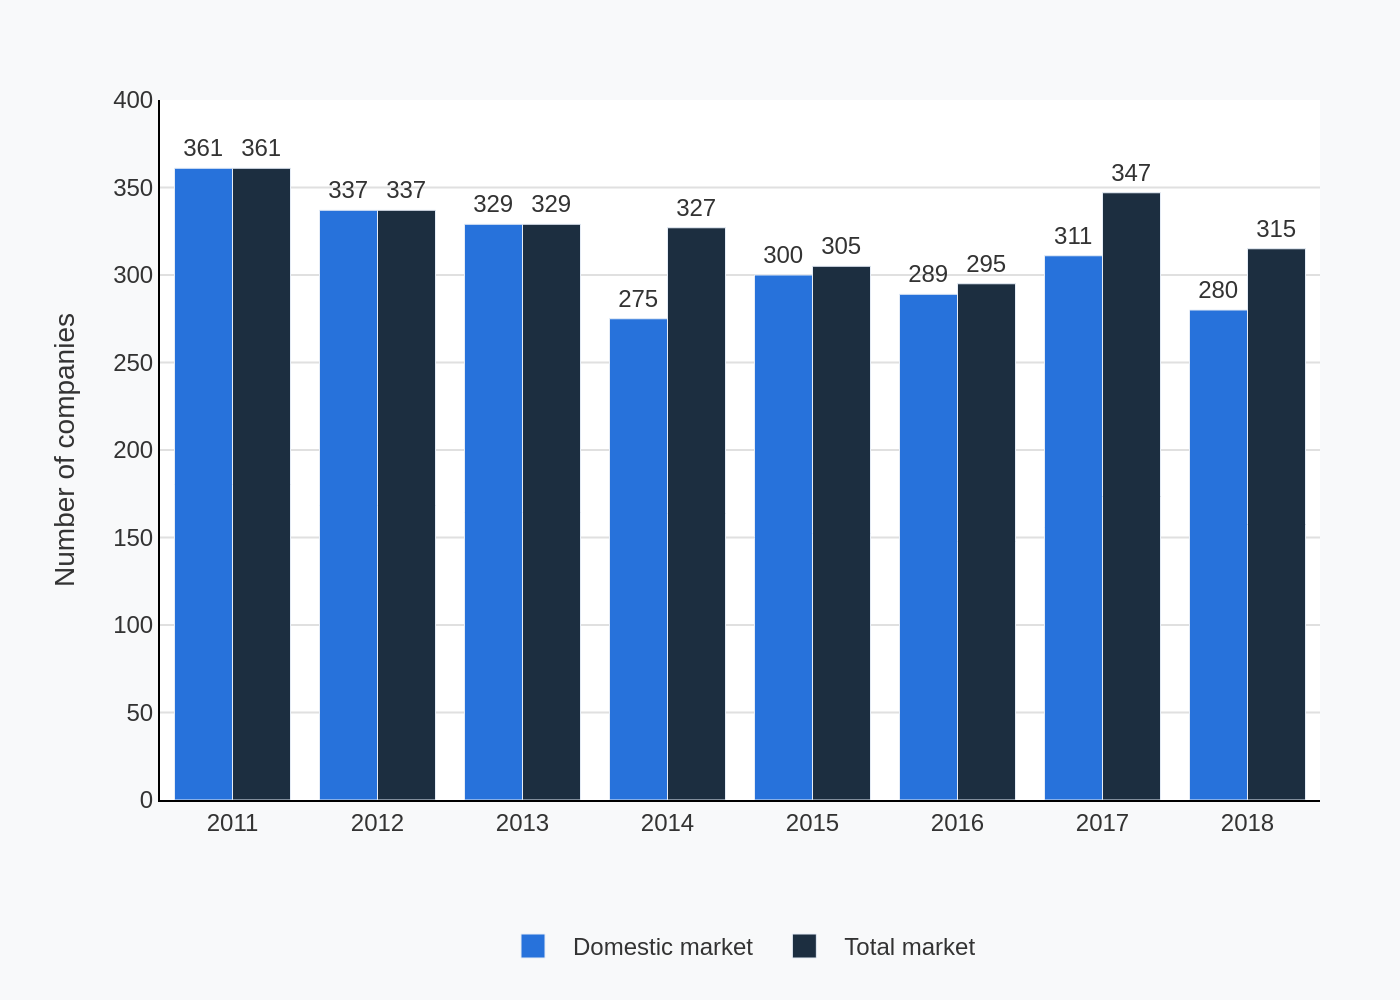

Here is the Python script that generated this plot:
import sys
import json
import pathlib
import plotly.graph_objects as go

# Check for command-line argument
if len(sys.argv) != 2:
    print(f"Usage: python {sys.argv[0]} <json_file_path>")
    sys.exit(1)

# Get JSON file path from command-line argument
json_path = sys.argv[1]

# Read and parse the JSON file
try:
    with open(json_path, 'r', encoding='utf-8') as f:
        chart_info = json.load(f)
except FileNotFoundError:
    print(f"Error: JSON file not found at '{json_path}'")
    sys.exit(1)
except json.JSONDecodeError:
    print(f"Error: Could not decode JSON from '{json_path}'")
    sys.exit(1)

# Extract data and texts from the JSON object
chart_data = chart_info.get('chart_data', [])
texts = chart_info.get('texts', {})
colors = chart_info.get('colors', [])

# Prepare data for Plotly
categories = [item['category'] for item in chart_data]
num_series = len(texts.get('legend_labels', []))
series_data = [[item['values'][i] for item in chart_data] for i in range(num_series)]

# Create the figure
fig = go.Figure()

# Add a bar trace for each data series
for i in range(num_series):
    fig.add_trace(go.Bar(
        name=texts['legend_labels'][i],
        x=categories,
        y=series_data[i],
        marker_color=colors[i],
        text=series_data[i],
        textposition='outside',
        texttemplate='%{text}',
        cliponaxis=False  # Prevent data labels from being clipped at the top
    ))

# Update layout for a professional look and feel
fig.update_layout(
    barmode='group',
    plot_bgcolor='white',
    paper_bgcolor='#f8f9fa',
    font=dict(family="Arial", size=12, color="#333"),
    title=dict(
        text=texts.get('title'),
        x=0.05,
        xanchor='left',
        font=dict(size=18)
    ),
    yaxis=dict(
        title=texts.get('y_axis_title'),
        range=[0, 400],
        showgrid=True,
        gridcolor='#e0e0e0',
        zeroline=False,
        linecolor='black'
    ),
    xaxis=dict(
        title=texts.get('x_axis_title'),
        showline=True,
        linecolor='black'
    ),
    legend=dict(
        orientation="h",
        yanchor="bottom",
        y=-0.25,
        xanchor="center",
        x=0.5
    ),
    margin=dict(l=80, r=40, b=100, t=50),
    annotations=[
        dict(
            text=texts.get('source', ''),
            showarrow=False,
            xref="paper", yref="paper",
            x=1.0, y=-0.32,
            xanchor='right', yanchor='bottom',
            align='right',
            font=dict(size=10, color='#6c757d')
        )
    ]
)

# Derive output filename from the input JSON path
path_obj = pathlib.Path(json_path)
filename_base = path_obj.stem
output_filename = f"{filename_base}.png"

# Save the figure as a high-resolution PNG image
fig.write_image(output_filename, scale=2)

print(f"Chart saved to {output_filename}")
